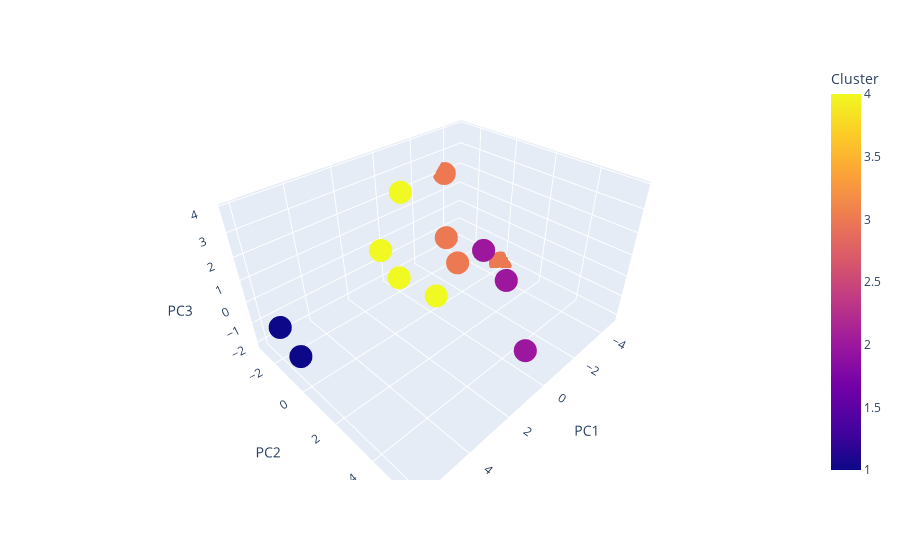

This figure's notebook cell:
### Code cell
fig = px.scatter_3d(TablePCA, x='PC1', y='PC2', z='PC3',
              color='Cluster')
fig.show()

### Figure 1 — Plotly figure (JSON) as saved in the notebook; plotly's stock layout.template omitted (floating-point values rounded to 4 significant figures)
{"data": [{"hovertemplate": "PC1=%{x}<br>PC2=%{y}<br>PC3=%{z}<br>Cluster=%{marker.color}<extra></extra>", "legendgroup": "", "marker": {"color": [2, 4, 3, 2, 3, 4, 3, 1, 2, 4, 3, 1, 4], "coloraxis": "coloraxis", "symbol": "circle"}, "mode": "markers", "name": "", "scene": "scene", "showlegend": false, "type": "scatter3d", "x": [1.105, 1.486, -4.791, -1.236, -3.743, 1.369, -2.679, 6.018, -1.825, 1.066, -2.642, 5.633, 0.2395], "y": [5.675, -0.1913, -0.1038, 1.734, -2.926, 0.02388, -0.9822, -0.3445, 2.509, -1.801, -1.694, -2.486, 0.5871], "z": [0.03041, 0.167, -2.134, 1.073, 1.992, 3.882, -1.529, -1.019, -0.2809, 0.501, -0.4492, -1.242, -0.99]}], "layout": {"autosize": true, "coloraxis": {"colorbar": {"title": {"text": "Cluster"}}, "colorscale": [[0, "#0d0887"], [0.1111, "#46039f"], [0.2222, "#7201a8"], [0.3333, "#9c179e"], [0.4444, "#bd3786"], [0.5556, "#d8576b"], [0.6667, "#ed7953"], [0.7778, "#fb9f3a"], [0.8889, "#fdca26"], [1, "#f0f921"]]}, "legend": {"tracegroupgap": 0}, "margin": {"t": 60}, "scene": {"aspectmode": "auto", "aspectratio": {"x": 1.312, "y": 1.044, "z": 0.7302}, "domain": {"x": [0, 1], "y": [0, 1]}, "xaxis": {"title": {"text": "PC1"}, "type": "linear"}, "yaxis": {"title": {"text": "PC2"}, "type": "linear"}, "zaxis": {"title": {"text": "PC3"}, "type": "linear"}}}}
